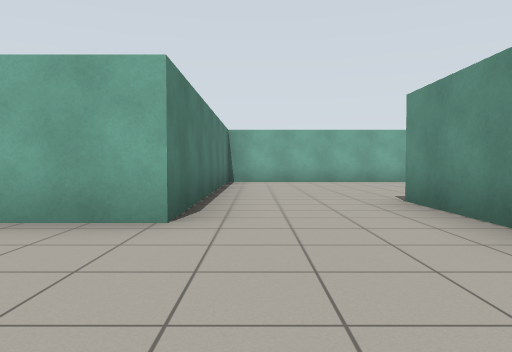
view 1 (above)

21 first-person views from a walk through a world built for the Gazebo simulator. The camera is 0.9 m above the floor, tilts 2° down and sees 70° across. The floor is counted in squares, 2 m on a side. Each view is taken from the middle of a square. On the plan, view 1 faces up. The plan holds only what a view shows up to about 9 squares ahead; the rest is blank. Gazebo's built-in surfaces are drawn with simple patterns.

view 2
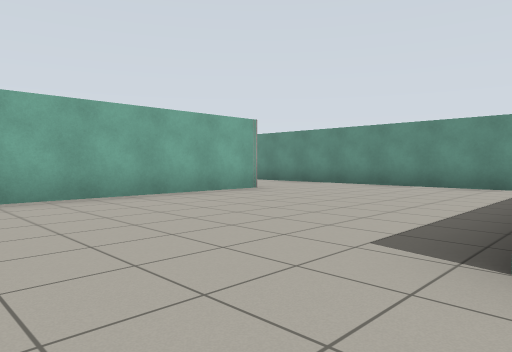

view 3
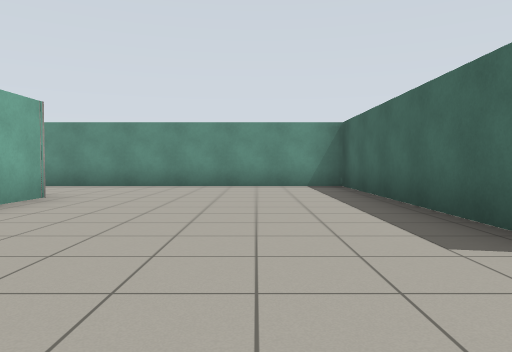

view 4
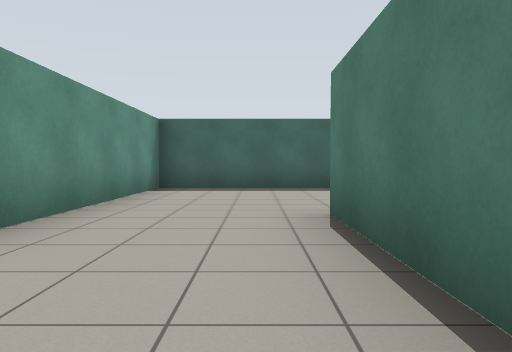

view 5
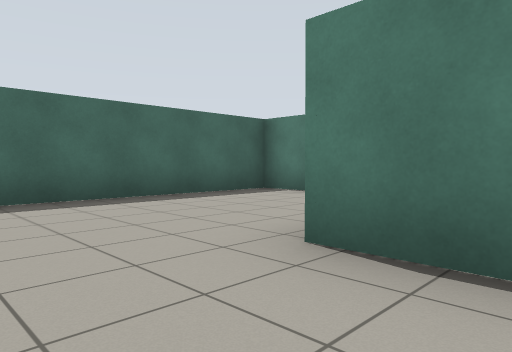

view 6
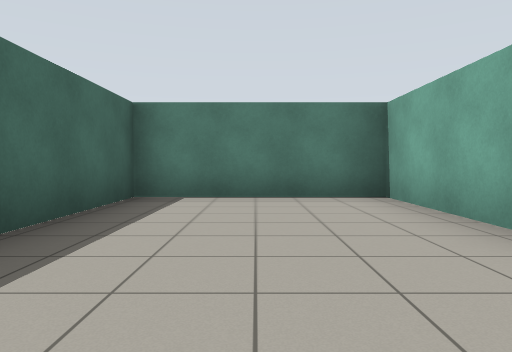

view 7
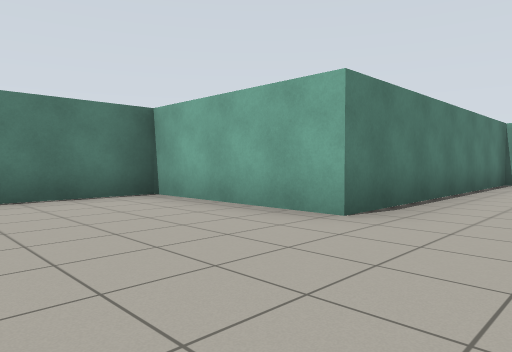

view 8
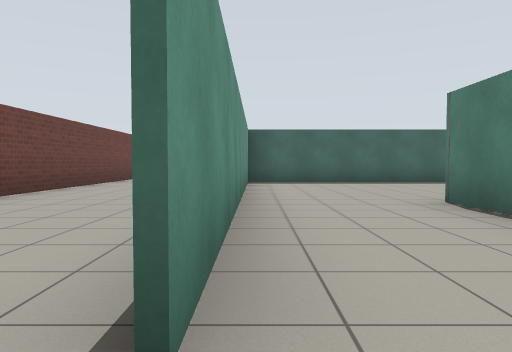

view 9
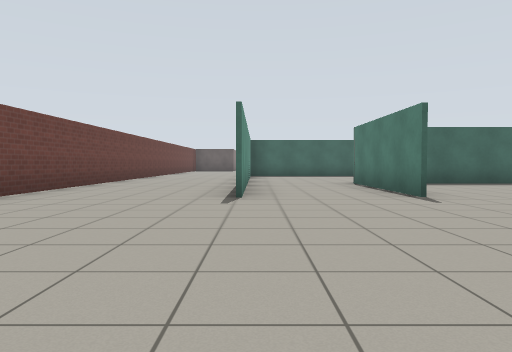

view 10
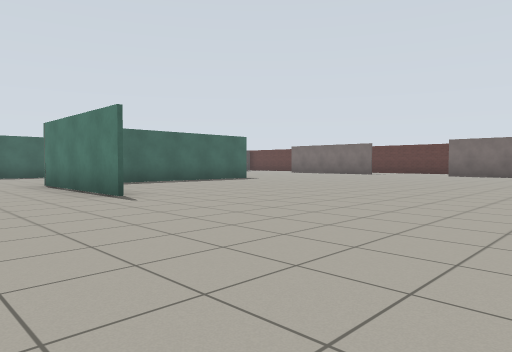

view 11
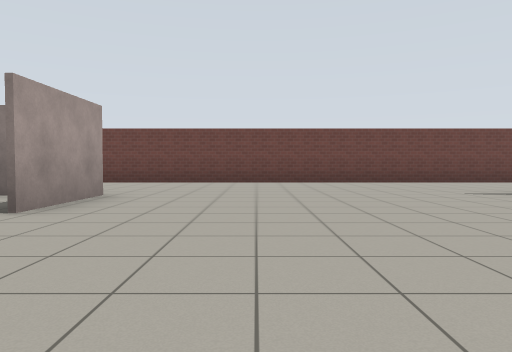

view 12
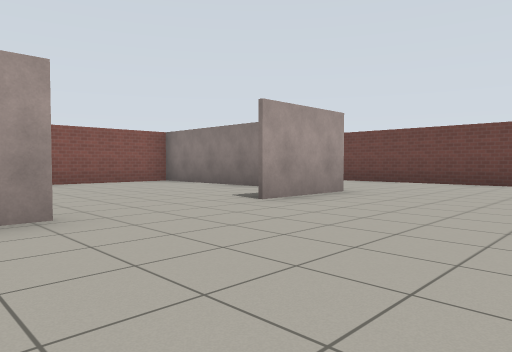

view 13
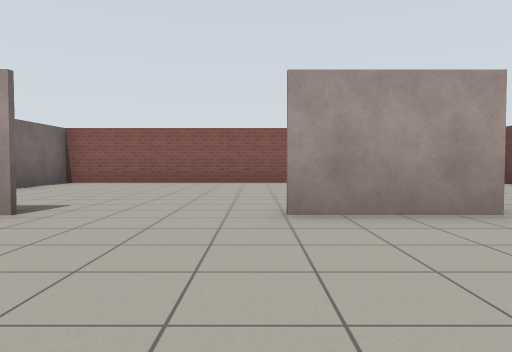

view 14
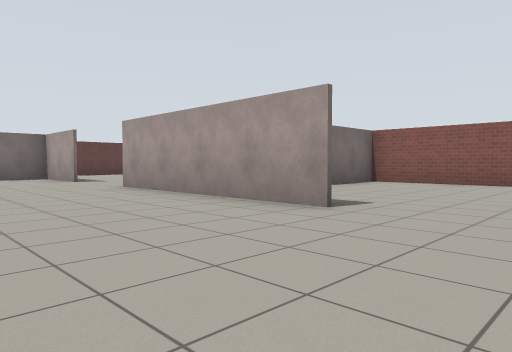

view 15
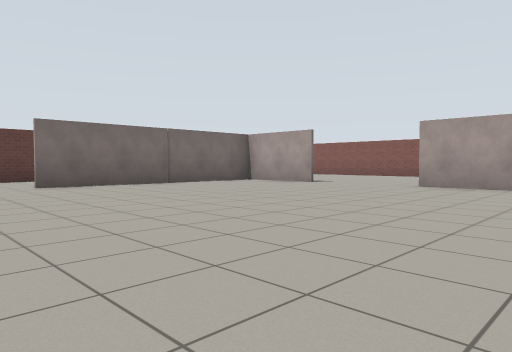

view 16
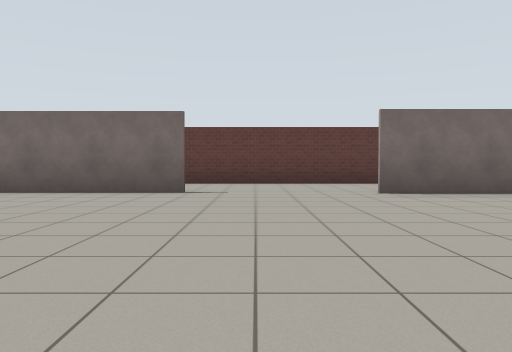

view 17
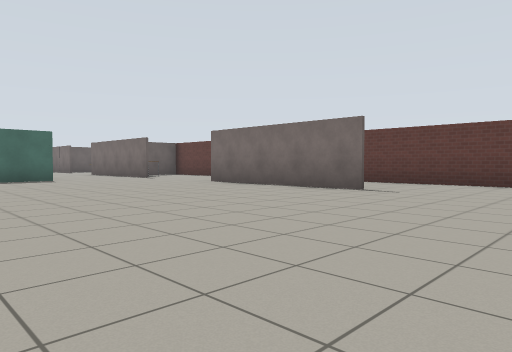

view 18
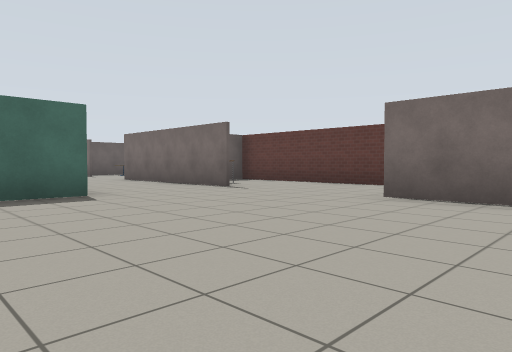

view 19
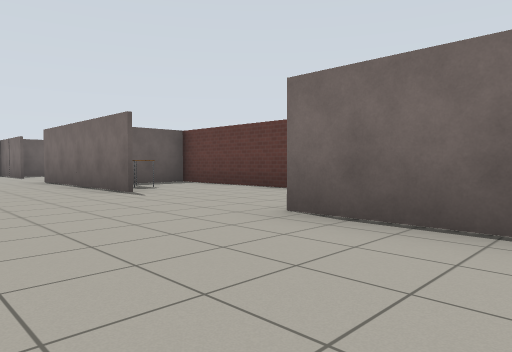

view 20
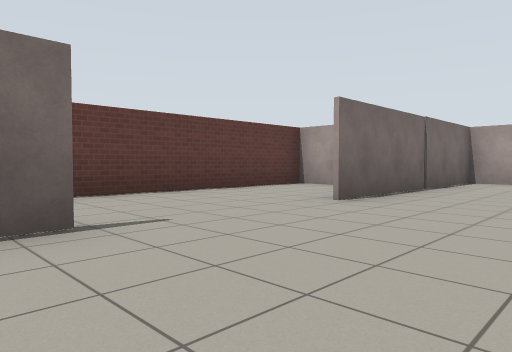

view 21
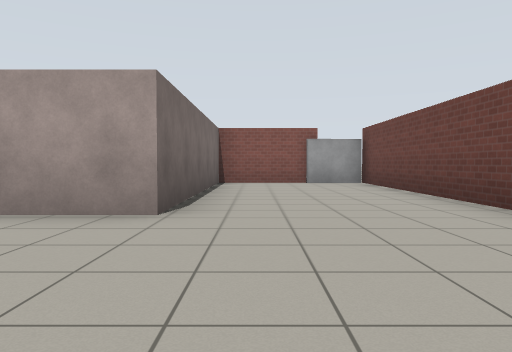

### Floor plan
Ten units are one square. View 1 is at (0, 0); x grows to the right and y downward. Boxes are objects, and circles mark ways between rooms. Rooms are numbered by the first view taken in them; rooms with no view inside come last. Other rooms are left out.
<svg viewBox="-96 -240 206 251">
<path fill="none" stroke="#000" d="M-7 -27 -38 -27 -38 6 18 6 18 -24M24 -43 72 -43 72 -86M48 -88 -7 -88 -7 -27M18 -24 18 -44M-40 -28 -28 -28M12 -89 32 -89M-67 -100 -67 -58M-91 -46 -91 -3 -78 -3M48 -123 48 -88M72 -86 72 -123M-83 -155 -91 -155 -91 -85M-41 -182 -64 -182 -64 -128M105 -40 105 -235M30 -182 -18 -182M72 -194 72 -228M64 -234 6 -234 6 -216M93 -234 72 -234 72 -182 52 -182"/>
<rect x="-75" y="-25" width="10" height="20" fill="#bbb"><title>other object</title></rect>
<rect x="95" y="-235" width="10" height="10" fill="#bbb"><title>door leaf</title></rect>
<circle cx="5" cy="-35" r="3" fill="#2a7"/>
<circle cx="60" cy="-80" r="3" fill="#2a7"/>
<text x="-10" y="-10">1</text>
<text x="30" y="-60">2</text>
<text x="-20" y="-60">3</text>
</svg>
Room 1 opens to room 2. Room 2 opens to room 3.

Where each view was taken, in squares from view 1:
view 1: 0 up, 0 right, facing up
view 2: 4 up, 0 right, facing up-right
view 3: 6 up, 0 right, facing right
view 4: 6 up, 0 right, facing down
view 5: 4 up, 1 right, facing down-left
view 6: 1 up, 1 right, facing left
view 7: 0 up, 1 right, facing up-left
view 8: 13 up, 7 right, facing down
view 9: 17 up, 7 right, facing down
view 10: 17 up, 7 right, facing down-left
view 11: 16 up, 2 right, facing right
view 12: 15 up, 2 right, facing up-right
view 13: 15 up, 5 right, facing up
view 14: 15 up, 5 right, facing up-left
view 15: 11 up, 1 right, facing up-left
view 16: 11 up, 1 left, facing left
view 17: 13 up, 1 left, facing down-left
view 18: 8 up, 2 left, facing down-left
view 19: 8 up, 4 left, facing down-left
view 20: 9 up, 4 left, facing up-left
view 21: 15 up, 8 right, facing up
